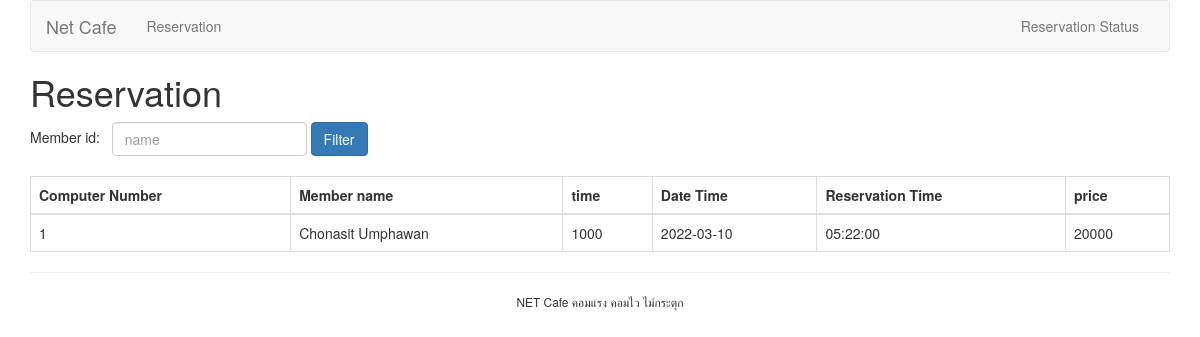
The page /reserv.php on the database its author committed.
### tables this page shows
CREATE TABLE `reservation` (
  `idreservation` int(11) NOT NULL,
  `idcomputer` int(11) NOT NULL,
  `idmember` int(11) NOT NULL,
  `time` int(11) DEFAULT NULL,
  `date` date DEFAULT NULL,
  `restime` time DEFAULT NULL
);

CREATE TABLE `computer` (
  `idcomputer` int(11) NOT NULL,
  `idcomputer_tier` int(11) NOT NULL,
  `price` int(11) DEFAULT NULL
);

CREATE TABLE `member` (
  `idmember` int(11) NOT NULL,
  `name` varchar(45) DEFAULT NULL,
  `address` varchar(45) DEFAULT NULL,
  `city` varchar(30) NOT NULL,
  `zipcode` int(11) DEFAULT NULL
);

### reserv.php (the view, shortened to what this page needs)
<?php
    require('dbconnect.php');
    require('header.php');
?>
<!DOCTYPE html>
<html lang="en">
<head>
    <link rel="stylesheet" href="https://maxcdn.bootstrapcdn.com/bootstrap/3.3.7/css/bootstrap.min.css">
</head>
<body class="container">
<?php
$idmember = isset($_GET['idmember']) ? $_GET['idmember'] : "";
if ($idmember != "") {
    $sql = "SELECT * FROM reservation LEFT JOIN computer ON computer.idcomputer=reservation.idcomputer LEFT JOIN computer_tier ON computer.idcomputer_tier=computer_tier.idcomputer_tier LEFT JOIN member ON member.idmember=reservation.idmember WHERE reservation.idmember = '$idmember'";
}
else {
    $sql = "SELECT * FROM reservation LEFT JOIN computer ON computer.idcomputer=reservation.idcomputer LEFT JOIN computer_tier ON computer.idcomputer_tier=computer_tier.idcomputer_tier LEFT JOIN member ON member.idmember=reservation.idmember";
}
    $results = $conn->query($sql);
?>
    <h1>Reservation</h1>
    <form method="get" class="form-inline">
        Member id: &nbsp;
        <input type="text" name="idmember" class="form-control" placeholder="name">
        <input class="btn btn-primary" type="submit" value="Filter">
    </form>
    <table class="table table-bordered" style="margin-top: 20px">
        <thead>
            <tr>
                <th>Computer Number</th>
                <th>Member name</th>
                <th>time</th>
                <th>Date Time</th>
                <th>Reservation Time</th>
                <th>price</th>
            </tr>
        </thead>
        <tbody>
        <?php
        while($row = $results->fetch_assoc()) {
            ?>
            <tr>
                <td><?php echo $row['idcomputer'] ?></td>
                <td><?php echo $row['name'] ?></td>
                <td><?php echo $row['time'] ?></td>
                <td><?php echo $row['date'] ?></td>
                <td><?php echo $row['restime'] ?></td>
                <td><?php $reprice=$row['time']*$row['price']; echo $reprice ?></td>
            </tr>
            <?php
        }
        ?>
        </tbody>
    </table>
<?php
require('footer.php');
?>
</body>
</html>

### rows shown on the page
reservation: idcomputer.idcomputer "1", idmember.name "Chonasit Umphawan", time "1000", date "2022-03-10", restime "05:22:00", time.price "20000"
